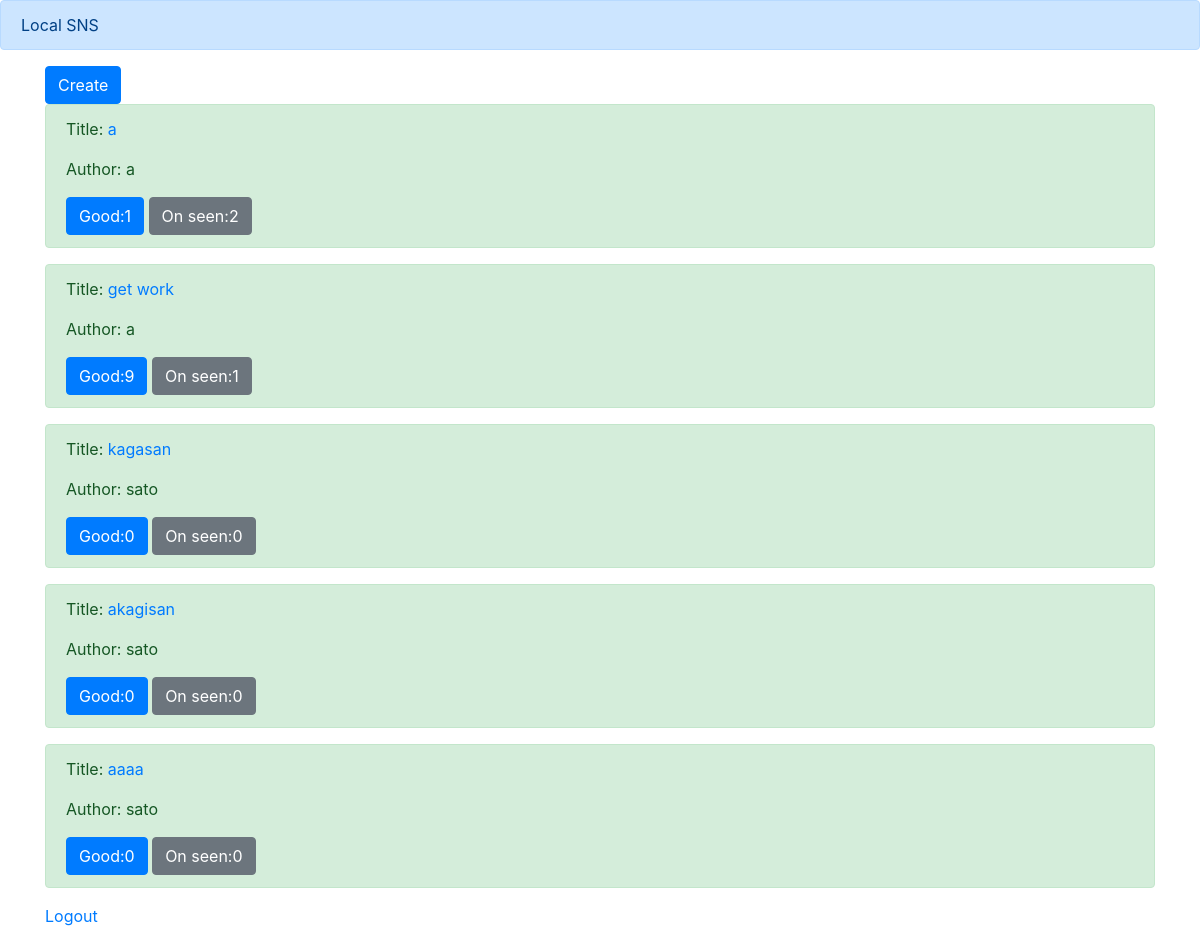
The app's page /list/ (signed in) with its own data.
### boardapp/models.py (models this page shows)
class BoardModel(models.Model):
    title = models.CharField(max_length=100)
    content = models.TextField()
    author = models.CharField(max_length=100)
    images = models.ImageField(upload_to='')
    good = models.IntegerField(null=True, blank=True, default=0)
    read = models.IntegerField(null=True, blank=True, default=0)
    readtext = models.CharField(max_length=200, null=True, blank=True, default='a')

### boardapp/views.py (the view)
# urls.py: path('list/', listfunc, name='list'),
@login_required
def listfunc(request):
    object_list = BoardModel.objects.all()
    return render(request, 'list.html', {'object_list': object_list})

### templates/list.html (shortened to what this page needs)
{%  extends 'base.html' %}
{% block header %}
<div class="alert alert-primary" role="alert">Local SNS</div>
{% endblock header %}
{% block content %}
<div class="container">
  <a href="{% url 'create'%}" class="btn btn-primary" role="button" aria-pressed="true">Create</a>
  {% for item in object_list %}
  <div class="alert alert-success" role="alert">
      <p>Title: <a href={% url 'detail' item.pk %}>{{ item.title }}</a></p>
      <p>Author: {{ item.author }}</p>
      <a href="{% url 'good' item.pk %}" class="btn btn-primary" role="button" aria-pressed="true">Good:{{item.good}}</a>
      <a href="#" class="btn btn-secondary" role="button" aria-pressed="true">On seen:{{item.read}}</a>
  </div>
  {% endfor %}
  <a href="{% url 'logout' %}">Logout</a>
</div>
{% endblock content %}

### templates/base.html (shortened to what this page needs)
<!doctype html>
<html lang="en">
  <head>
    <link rel="stylesheet" href="https://stackpath.bootstrapcdn.com/bootstrap/4.4.1/css/bootstrap.min.css">
  </head>
  <body>
      {% block header %}
      {% endblock header %}
      {% block content %}
      {% endblock content %}
  </body>
</html>

### records on screen
BoardModel: title "a", author "a", good "1", read "2"
BoardModel: title "get work", author "a", good "9", read "1"
BoardModel: title "kagasan", author "sato", good "0", read "0"
BoardModel: title "akagisan", author "sato", good "0", read "0"
BoardModel: title "aaaa", author "sato", good "0", read "0"
